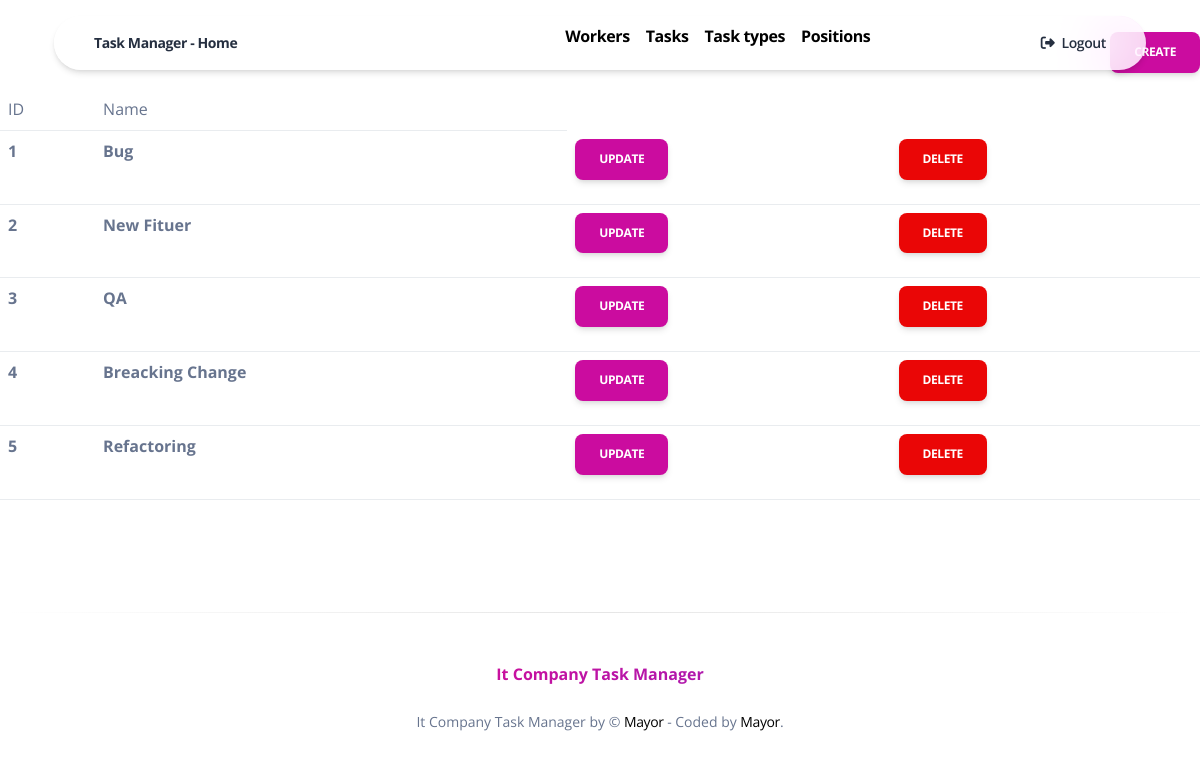
Page /task-type/ (signed in) on the committed database.
### task_manager/models.py (models this page shows, shortened)
class TaskType(models.Model):
    name = models.CharField(max_length=255)

### task_manager/views.py (the view)
# urls.py: path("task-type/", TaskTypeView.as_view(), name="task-type-list"),
class TaskTypeView(LoginRequiredMixin, generic.ListView):
    model = TaskType
    paginate_by = 5
    template_name = "task_manager/task_type_list.html"

### task_manager/context_processors.py (called while the page is built)
def cfg_assets_root(request):
    return { 'ASSETS_ROOT' : settings.ASSETS_ROOT }

### templates/task_manager/task_type_list.html (shortened to what this page needs)
{% extends "base-presentation.html" %}
{% block content %}
  <div class="mt-4">
    <a href="{% url "task_manager:task-type-create" %}" class="btn btn-primary mt-2" style="float: right">
      Create
    </a>
    <table class="table">
      <tr>
        <td>ID</td>
        <td>Name</td>
      </tr>
      {% for task_type in tasktype_list %}
        <tr>
          <th>{{ task_type.id }}</th>
          <th>{{ task_type.name }}</th>
          <th><a href="{% url "task_manager:task-type-update" pk=task_type.id %}" class="btn btn-primary">Update</a></th>
          <th><a href="{% url "task_manager:task-type-delete" pk=task_type.id %}" class="btn btn-danger">Delete</a></th>
        </tr>
      {% endfor %}
    </table>
  </div>
{% endblock %}

### rows in the picture
TaskType: id "1", name "Bug"
TaskType: id "2", name "New Fituer"
TaskType: id "3", name "QA"
TaskType: id "4", name "Breacking Change"
TaskType: id "5", name "Refactoring"
